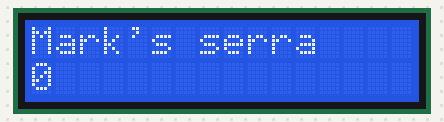
A sketch run on a simulated Arduino Uno, built with avr-gcc and run on an emulated ATmega328P. Parts: 16×2 character LCD.

Above: at 0.1 s.
At 4.1 s:
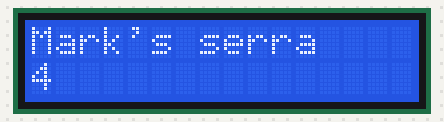
At 9.1 s:
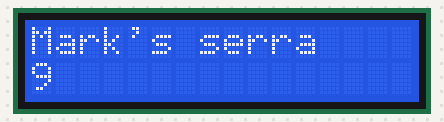
At 19.1 s:
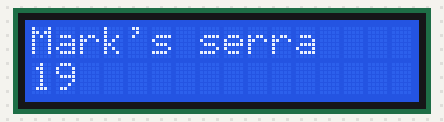
At 29.1 s:
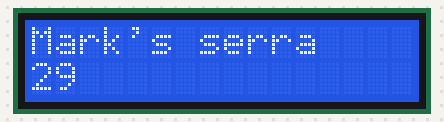
At 39.1 s:
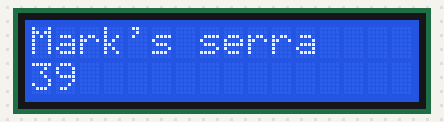

The sketch:

schermolcd.ino
```cpp
#include <LiquidCrystal.h>

LiquidCrystal lcd(7, 8, 9, 10, 11, 12);

void setup() {
  // put your setup code here, to run once:
  lcd.begin(16, 2);

  lcd.print("Mark's serra");
}

void loop() {
  // put your main code here, to run repeatedly:
  lcd.setCursor(0, 1);

  lcd.print(millis() / 1000);
}
```

Measured:
- what the display in image 1 shows lasts 1.0 s, from 4.0 s to 5.0 s
